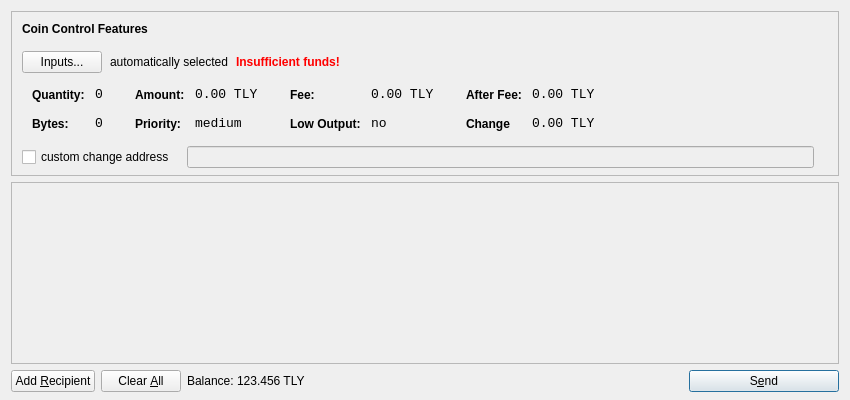
<?xml version="1.0" encoding="UTF-8"?>
<ui version="4.0">
 <class>SendCoinsDialog</class>
 <widget class="QDialog" name="SendCoinsDialog">
  <property name="geometry">
   <rect>
    <x>0</x>
    <y>0</y>
    <width>850</width>
    <height>400</height>
   </rect>
  </property>
  <property name="windowTitle">
   <string>Send Coins</string>
  </property>
  <layout class="QVBoxLayout" name="verticalLayout" stretch="0,1,0">
   <property name="bottomMargin">
    <number>8</number>
   </property>
   <item>
    <widget class="QFrame" name="frameCoinControl">
     <property name="sizePolicy">
      <sizepolicy hsizetype="Expanding" vsizetype="Expanding">
       <horstretch>0</horstretch>
       <verstretch>0</verstretch>
      </sizepolicy>
     </property>
     <property name="maximumSize">
      <size>
       <width>16777215</width>
       <height>16777215</height>
      </size>
     </property>
     <property name="frameShape">
      <enum>QFrame::StyledPanel</enum>
     </property>
     <property name="frameShadow">
      <enum>QFrame::Sunken</enum>
     </property>
     <layout class="QVBoxLayout" name="verticalLayoutCoinControl2">
      <property name="spacing">
       <number>-1</number>
      </property>
      <property name="leftMargin">
       <number>0</number>
      </property>
      <property name="topMargin">
       <number>0</number>
      </property>
      <property name="rightMargin">
       <number>0</number>
      </property>
      <property name="bottomMargin">
       <number>6</number>
      </property>
      <item>
       <layout class="QVBoxLayout" name="verticalLayoutCoinControl" stretch="0,0,0,0,1">
        <property name="spacing">
         <number>0</number>
        </property>
        <property name="leftMargin">
         <number>10</number>
        </property>
        <property name="topMargin">
         <number>10</number>
        </property>
        <item>
         <layout class="QHBoxLayout" name="horizontalLayoutCoinControl1">
          <property name="bottomMargin">
           <number>15</number>
          </property>
          <item>
           <widget class="QLabel" name="labelCoinControlFeatures">
            <property name="sizePolicy">
             <sizepolicy hsizetype="Preferred" vsizetype="Maximum">
              <horstretch>0</horstretch>
              <verstretch>0</verstretch>
             </sizepolicy>
            </property>
            <property name="font">
             <font>
              <weight>75</weight>
              <bold>true</bold>
             </font>
            </property>
            <property name="styleSheet">
             <string notr="true">font-weight:bold;</string>
            </property>
            <property name="text">
             <string>Coin Control Features</string>
            </property>
           </widget>
          </item>
         </layout>
        </item>
        <item>
         <layout class="QHBoxLayout" name="horizontalLayoutCoinControl2" stretch="0,0,0,0">
          <property name="spacing">
           <number>8</number>
          </property>
          <property name="bottomMargin">
           <number>10</number>
          </property>
          <item>
           <widget class="QPushButton" name="pushButtonCoinControl">
            <property name="styleSheet">
             <string notr="true"/>
            </property>
            <property name="text">
             <string>Inputs...</string>
            </property>
           </widget>
          </item>
          <item>
           <widget class="QLabel" name="labelCoinControlAutomaticallySelected">
            <property name="text">
             <string>automatically selected</string>
            </property>
            <property name="margin">
             <number>5</number>
            </property>
           </widget>
          </item>
          <item>
           <widget class="QLabel" name="labelCoinControlInsuffFunds">
            <property name="font">
             <font>
              <weight>75</weight>
              <bold>true</bold>
             </font>
            </property>
            <property name="styleSheet">
             <string notr="true">color:red;font-weight:bold;</string>
            </property>
            <property name="text">
             <string>Insufficient funds!</string>
            </property>
            <property name="margin">
             <number>5</number>
            </property>
           </widget>
          </item>
          <item>
           <spacer name="horizontalSpacerCoinControl">
            <property name="orientation">
             <enum>Qt::Horizontal</enum>
            </property>
            <property name="sizeHint" stdset="0">
             <size>
              <width>40</width>
              <height>1</height>
             </size>
            </property>
           </spacer>
          </item>
         </layout>
        </item>
        <item>
         <widget class="QWidget" name="widgetCoinControl" native="true">
          <property name="sizePolicy">
           <sizepolicy hsizetype="Preferred" vsizetype="Preferred">
            <horstretch>0</horstretch>
            <verstretch>0</verstretch>
           </sizepolicy>
          </property>
          <property name="minimumSize">
           <size>
            <width>0</width>
            <height>0</height>
           </size>
          </property>
          <property name="styleSheet">
           <string notr="true"/>
          </property>
          <layout class="QHBoxLayout" name="horizontalLayoutCoinControl5">
           <property name="margin">
            <number>0</number>
           </property>
           <item>
            <layout class="QHBoxLayout" name="horizontalLayoutCoinControl3" stretch="0,0,0,1">
             <property name="spacing">
              <number>20</number>
             </property>
             <property name="topMargin">
              <number>0</number>
             </property>
             <property name="bottomMargin">
              <number>10</number>
             </property>
             <item>
              <layout class="QFormLayout" name="formLayoutCoinControl1">
               <property name="horizontalSpacing">
                <number>10</number>
               </property>
               <property name="verticalSpacing">
                <number>14</number>
               </property>
               <property name="leftMargin">
                <number>10</number>
               </property>
               <property name="topMargin">
                <number>4</number>
               </property>
               <property name="rightMargin">
                <number>6</number>
               </property>
               <item row="0" column="0">
                <widget class="QLabel" name="labelCoinControlQuantityText">
                 <property name="styleSheet">
                  <string notr="true">font-weight:bold;</string>
                 </property>
                 <property name="text">
                  <string>Quantity:</string>
                 </property>
                 <property name="margin">
                  <number>0</number>
                 </property>
                </widget>
               </item>
               <item row="0" column="1">
                <widget class="QLabel" name="labelCoinControlQuantity">
                 <property name="font">
                  <font>
                   <family>Monospace</family>
                   <pointsize>10</pointsize>
                  </font>
                 </property>
                 <property name="cursor">
                  <cursorShape>IBeamCursor</cursorShape>
                 </property>
                 <property name="contextMenuPolicy">
                  <enum>Qt::ActionsContextMenu</enum>
                 </property>
                 <property name="text">
                  <string>0</string>
                 </property>
                 <property name="margin">
                  <number>0</number>
                 </property>
                 <property name="textInteractionFlags">
                  <set>Qt::LinksAccessibleByMouse|Qt::TextSelectableByKeyboard|Qt::TextSelectableByMouse</set>
                 </property>
                </widget>
               </item>
               <item row="1" column="0">
                <widget class="QLabel" name="labelCoinControlBytesText">
                 <property name="styleSheet">
                  <string notr="true">font-weight:bold;</string>
                 </property>
                 <property name="text">
                  <string>Bytes:</string>
                 </property>
                </widget>
               </item>
               <item row="1" column="1">
                <widget class="QLabel" name="labelCoinControlBytes">
                 <property name="font">
                  <font>
                   <family>Monospace</family>
                   <pointsize>10</pointsize>
                  </font>
                 </property>
                 <property name="cursor">
                  <cursorShape>IBeamCursor</cursorShape>
                 </property>
                 <property name="contextMenuPolicy">
                  <enum>Qt::ActionsContextMenu</enum>
                 </property>
                 <property name="text">
                  <string>0</string>
                 </property>
                 <property name="textInteractionFlags">
                  <set>Qt::LinksAccessibleByMouse|Qt::TextSelectableByKeyboard|Qt::TextSelectableByMouse</set>
                 </property>
                </widget>
               </item>
              </layout>
             </item>
             <item>
              <layout class="QFormLayout" name="formLayoutCoinControl2">
               <property name="horizontalSpacing">
                <number>10</number>
               </property>
               <property name="verticalSpacing">
                <number>14</number>
               </property>
               <property name="leftMargin">
                <number>6</number>
               </property>
               <property name="topMargin">
                <number>4</number>
               </property>
               <property name="rightMargin">
                <number>6</number>
               </property>
               <item row="0" column="0">
                <widget class="QLabel" name="labelCoinControlAmountText">
                 <property name="styleSheet">
                  <string notr="true">font-weight:bold;</string>
                 </property>
                 <property name="text">
                  <string>Amount:</string>
                 </property>
                 <property name="margin">
                  <number>0</number>
                 </property>
                </widget>
               </item>
               <item row="0" column="1">
                <widget class="QLabel" name="labelCoinControlAmount">
                 <property name="font">
                  <font>
                   <family>Monospace</family>
                   <pointsize>10</pointsize>
                  </font>
                 </property>
                 <property name="cursor">
                  <cursorShape>IBeamCursor</cursorShape>
                 </property>
                 <property name="contextMenuPolicy">
                  <enum>Qt::ActionsContextMenu</enum>
                 </property>
                 <property name="text">
                  <string>0.00 TLY</string>
                 </property>
                 <property name="textInteractionFlags">
                  <set>Qt::LinksAccessibleByMouse|Qt::TextSelectableByKeyboard|Qt::TextSelectableByMouse</set>
                 </property>
                </widget>
               </item>
               <item row="1" column="0">
                <widget class="QLabel" name="labelCoinControlPriorityText">
                 <property name="styleSheet">
                  <string notr="true">font-weight:bold;</string>
                 </property>
                 <property name="text">
                  <string>Priority:</string>
                 </property>
                </widget>
               </item>
               <item row="1" column="1">
                <widget class="QLabel" name="labelCoinControlPriority">
                 <property name="font">
                  <font>
                   <family>Monospace</family>
                   <pointsize>10</pointsize>
                  </font>
                 </property>
                 <property name="cursor">
                  <cursorShape>IBeamCursor</cursorShape>
                 </property>
                 <property name="contextMenuPolicy">
                  <enum>Qt::ActionsContextMenu</enum>
                 </property>
                 <property name="text">
                  <string>medium</string>
                 </property>
                 <property name="textInteractionFlags">
                  <set>Qt::LinksAccessibleByMouse|Qt::TextSelectableByKeyboard|Qt::TextSelectableByMouse</set>
                 </property>
                </widget>
               </item>
              </layout>
             </item>
             <item>
              <layout class="QFormLayout" name="formLayoutCoinControl3">
               <property name="horizontalSpacing">
                <number>10</number>
               </property>
               <property name="verticalSpacing">
                <number>14</number>
               </property>
               <property name="leftMargin">
                <number>6</number>
               </property>
               <property name="topMargin">
                <number>4</number>
               </property>
               <property name="rightMargin">
                <number>6</number>
               </property>
               <item row="0" column="0">
                <widget class="QLabel" name="labelCoinControlFeeText">
                 <property name="styleSheet">
                  <string notr="true">font-weight:bold;</string>
                 </property>
                 <property name="text">
                  <string>Fee:</string>
                 </property>
                 <property name="margin">
                  <number>0</number>
                 </property>
                </widget>
               </item>
               <item row="0" column="1">
                <widget class="QLabel" name="labelCoinControlFee">
                 <property name="font">
                  <font>
                   <family>Monospace</family>
                   <pointsize>10</pointsize>
                  </font>
                 </property>
                 <property name="cursor">
                  <cursorShape>IBeamCursor</cursorShape>
                 </property>
                 <property name="contextMenuPolicy">
                  <enum>Qt::ActionsContextMenu</enum>
                 </property>
                 <property name="text">
                  <string>0.00 TLY</string>
                 </property>
                 <property name="textInteractionFlags">
                  <set>Qt::LinksAccessibleByMouse|Qt::TextSelectableByKeyboard|Qt::TextSelectableByMouse</set>
                 </property>
                </widget>
               </item>
               <item row="1" column="0">
                <widget class="QLabel" name="labelCoinControlLowOutputText">
                 <property name="styleSheet">
                  <string notr="true">font-weight:bold;</string>
                 </property>
                 <property name="text">
                  <string>Low Output:</string>
                 </property>
                </widget>
               </item>
               <item row="1" column="1">
                <widget class="QLabel" name="labelCoinControlLowOutput">
                 <property name="font">
                  <font>
                   <family>Monospace</family>
                   <pointsize>10</pointsize>
                  </font>
                 </property>
                 <property name="cursor">
                  <cursorShape>IBeamCursor</cursorShape>
                 </property>
                 <property name="contextMenuPolicy">
                  <enum>Qt::ActionsContextMenu</enum>
                 </property>
                 <property name="text">
                  <string>no</string>
                 </property>
                 <property name="textInteractionFlags">
                  <set>Qt::LinksAccessibleByMouse|Qt::TextSelectableByKeyboard|Qt::TextSelectableByMouse</set>
                 </property>
                </widget>
               </item>
              </layout>
             </item>
             <item>
              <layout class="QFormLayout" name="formLayoutCoinControl4">
               <property name="horizontalSpacing">
                <number>10</number>
               </property>
               <property name="verticalSpacing">
                <number>14</number>
               </property>
               <property name="leftMargin">
                <number>6</number>
               </property>
               <property name="topMargin">
                <number>4</number>
               </property>
               <property name="rightMargin">
                <number>6</number>
               </property>
               <item row="0" column="0">
                <widget class="QLabel" name="labelCoinControlAfterFeeText">
                 <property name="styleSheet">
                  <string notr="true">font-weight:bold;</string>
                 </property>
                 <property name="text">
                  <string>After Fee:</string>
                 </property>
                 <property name="margin">
                  <number>0</number>
                 </property>
                </widget>
               </item>
               <item row="0" column="1">
                <widget class="QLabel" name="labelCoinControlAfterFee">
                 <property name="font">
                  <font>
                   <family>Monospace</family>
                   <pointsize>10</pointsize>
                  </font>
                 </property>
                 <property name="cursor">
                  <cursorShape>IBeamCursor</cursorShape>
                 </property>
                 <property name="contextMenuPolicy">
                  <enum>Qt::ActionsContextMenu</enum>
                 </property>
                 <property name="text">
                  <string>0.00 TLY</string>
                 </property>
                 <property name="textInteractionFlags">
                  <set>Qt::LinksAccessibleByMouse|Qt::TextSelectableByKeyboard|Qt::TextSelectableByMouse</set>
                 </property>
                </widget>
               </item>
               <item row="1" column="0">
                <widget class="QLabel" name="labelCoinControlChangeText">
                 <property name="styleSheet">
                  <string notr="true">font-weight:bold;</string>
                 </property>
                 <property name="text">
                  <string>Change</string>
                 </property>
                </widget>
               </item>
               <item row="1" column="1">
                <widget class="QLabel" name="labelCoinControlChange">
                 <property name="font">
                  <font>
                   <family>Monospace</family>
                   <pointsize>10</pointsize>
                  </font>
                 </property>
                 <property name="cursor">
                  <cursorShape>IBeamCursor</cursorShape>
                 </property>
                 <property name="contextMenuPolicy">
                  <enum>Qt::ActionsContextMenu</enum>
                 </property>
                 <property name="text">
                  <string>0.00 TLY</string>
                 </property>
                 <property name="textInteractionFlags">
                  <set>Qt::LinksAccessibleByMouse|Qt::TextSelectableByKeyboard|Qt::TextSelectableByMouse</set>
                 </property>
                </widget>
               </item>
              </layout>
             </item>
            </layout>
           </item>
          </layout>
         </widget>
        </item>
        <item>
         <layout class="QHBoxLayout" name="horizontalLayoutCoinControl4" stretch="0,0,0">
          <property name="spacing">
           <number>12</number>
          </property>
          <property name="sizeConstraint">
           <enum>QLayout::SetDefaultConstraint</enum>
          </property>
          <property name="topMargin">
           <number>5</number>
          </property>
          <property name="rightMargin">
           <number>5</number>
          </property>
          <item>
           <widget class="QCheckBox" name="checkBoxCoinControlChange">
            <property name="text">
             <string>custom change address</string>
            </property>
           </widget>
          </item>
          <item>
           <widget class="QLineEdit" name="lineEditCoinControlChange">
            <property name="enabled">
             <bool>false</bool>
            </property>
            <property name="sizePolicy">
             <sizepolicy hsizetype="Expanding" vsizetype="Fixed">
              <horstretch>0</horstretch>
              <verstretch>0</verstretch>
             </sizepolicy>
            </property>
           </widget>
          </item>
          <item>
           <widget class="QLabel" name="labelCoinControlChangeLabel">
            <property name="sizePolicy">
             <sizepolicy hsizetype="Preferred" vsizetype="Expanding">
              <horstretch>0</horstretch>
              <verstretch>0</verstretch>
             </sizepolicy>
            </property>
            <property name="minimumSize">
             <size>
              <width>0</width>
              <height>0</height>
             </size>
            </property>
            <property name="text">
             <string/>
            </property>
            <property name="margin">
             <number>3</number>
            </property>
           </widget>
          </item>
         </layout>
        </item>
        <item>
         <spacer name="verticalSpacerCoinControl">
          <property name="orientation">
           <enum>Qt::Vertical</enum>
          </property>
          <property name="sizeHint" stdset="0">
           <size>
            <width>800</width>
            <height>1</height>
           </size>
          </property>
         </spacer>
        </item>
       </layout>
      </item>
     </layout>
    </widget>
   </item>
   <item>
    <widget class="QScrollArea" name="scrollArea">
     <property name="widgetResizable">
      <bool>true</bool>
     </property>
     <widget class="QWidget" name="scrollAreaWidgetContents">
      <property name="geometry">
       <rect>
        <x>0</x>
        <y>0</y>
        <width>830</width>
        <height>165</height>
       </rect>
      </property>
      <layout class="QVBoxLayout" name="verticalLayout_2">
       <property name="margin">
        <number>0</number>
       </property>
       <item>
        <layout class="QVBoxLayout" name="entries">
         <property name="spacing">
          <number>6</number>
         </property>
        </layout>
       </item>
       <item>
        <spacer name="verticalSpacer">
         <property name="orientation">
          <enum>Qt::Vertical</enum>
         </property>
         <property name="sizeHint" stdset="0">
          <size>
           <width>20</width>
           <height>40</height>
          </size>
         </property>
        </spacer>
       </item>
      </layout>
     </widget>
    </widget>
   </item>
   <item>
    <layout class="QHBoxLayout" name="horizontalLayout">
     <item>
      <widget class="QPushButton" name="addButton">
       <property name="toolTip">
        <string>Send to multiple recipients at once</string>
       </property>
       <property name="text">
        <string>Add &amp;Recipient</string>
       </property>
       <property name="icon">
        <iconset resource="../bitcoin.qrc">
         <normaloff>:/icons/add</normaloff>:/icons/add</iconset>
       </property>
       <property name="autoDefault">
        <bool>false</bool>
       </property>
      </widget>
     </item>
     <item>
      <widget class="QPushButton" name="clearButton">
       <property name="sizePolicy">
        <sizepolicy hsizetype="Minimum" vsizetype="Fixed">
         <horstretch>0</horstretch>
         <verstretch>0</verstretch>
        </sizepolicy>
       </property>
       <property name="toolTip">
        <string>Remove all transaction fields</string>
       </property>
       <property name="text">
        <string>Clear &amp;All</string>
       </property>
       <property name="icon">
        <iconset resource="../bitcoin.qrc">
         <normaloff>:/icons/remove</normaloff>:/icons/remove</iconset>
       </property>
       <property name="autoRepeatDelay">
        <number>300</number>
       </property>
       <property name="autoDefault">
        <bool>false</bool>
       </property>
      </widget>
     </item>
     <item>
      <layout class="QHBoxLayout" name="horizontalLayout_2">
       <property name="spacing">
        <number>3</number>
       </property>
       <item>
        <widget class="QLabel" name="label">
         <property name="sizePolicy">
          <sizepolicy hsizetype="Preferred" vsizetype="Fixed">
           <horstretch>0</horstretch>
           <verstretch>0</verstretch>
          </sizepolicy>
         </property>
         <property name="text">
          <string>Balance:</string>
         </property>
        </widget>
       </item>
       <item>
        <widget class="QLabel" name="labelBalance">
         <property name="sizePolicy">
          <sizepolicy hsizetype="Preferred" vsizetype="Fixed">
           <horstretch>0</horstretch>
           <verstretch>0</verstretch>
          </sizepolicy>
         </property>
         <property name="cursor">
          <cursorShape>IBeamCursor</cursorShape>
         </property>
         <property name="text">
          <string>123.456 TLY</string>
         </property>
         <property name="textInteractionFlags">
          <set>Qt::LinksAccessibleByMouse|Qt::TextSelectableByKeyboard|Qt::TextSelectableByMouse</set>
         </property>
        </widget>
       </item>
      </layout>
     </item>
     <item>
      <spacer name="horizontalSpacer">
       <property name="orientation">
        <enum>Qt::Horizontal</enum>
       </property>
       <property name="sizeHint" stdset="0">
        <size>
         <width>40</width>
         <height>20</height>
        </size>
       </property>
      </spacer>
     </item>
     <item>
      <widget class="QPushButton" name="sendButton">
       <property name="minimumSize">
        <size>
         <width>150</width>
         <height>0</height>
        </size>
       </property>
       <property name="toolTip">
        <string>Confirm the send action</string>
       </property>
       <property name="text">
        <string>S&amp;end</string>
       </property>
       <property name="icon">
        <iconset resource="../bitcoin.qrc">
         <normaloff>:/icons/send</normaloff>:/icons/send</iconset>
       </property>
       <property name="default">
        <bool>true</bool>
       </property>
      </widget>
     </item>
    </layout>
   </item>
  </layout>
 </widget>
 <resources>
  <include location="../bitcoin.qrc"/>
 </resources>
 <connections/>
</ui>
